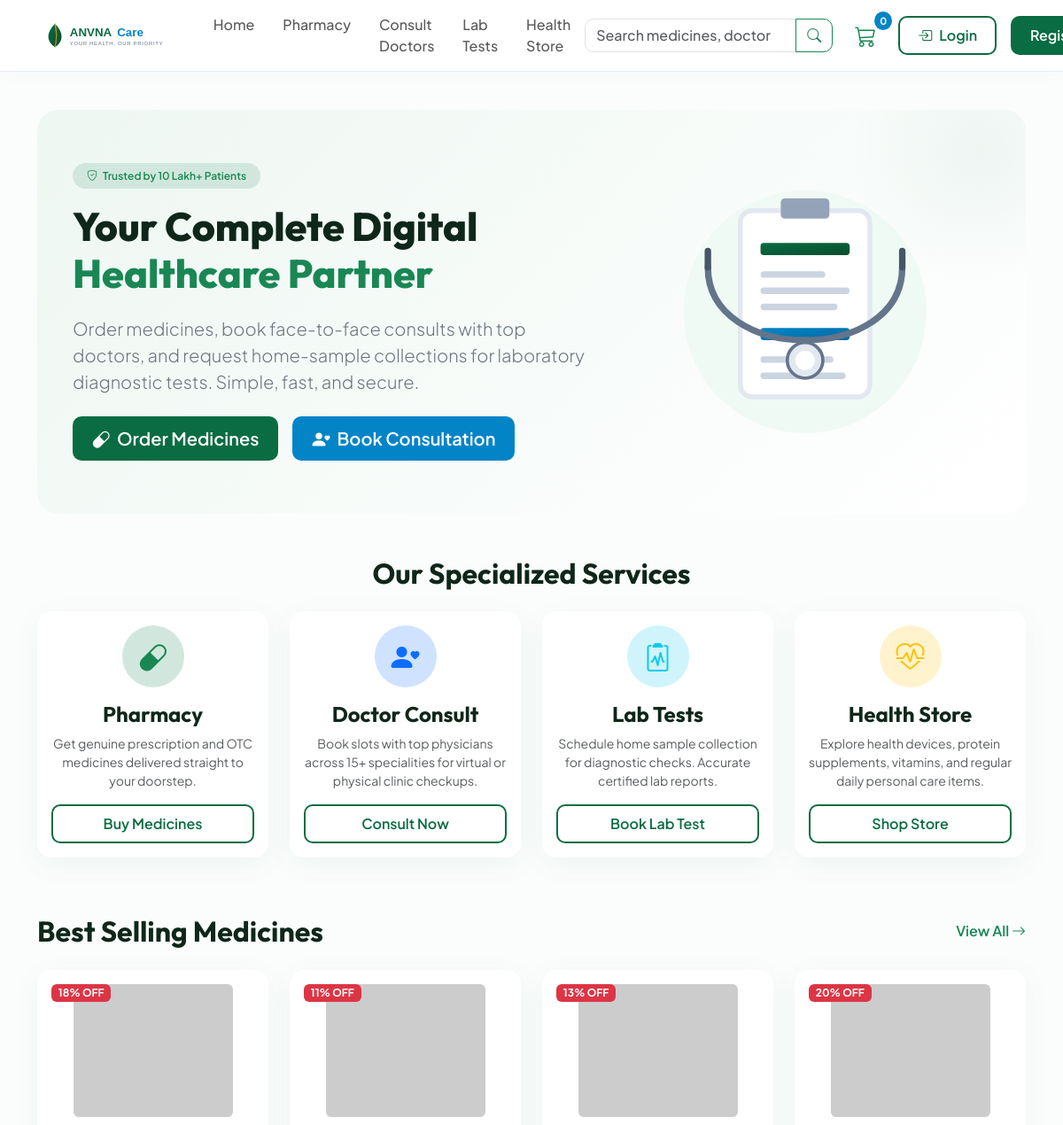
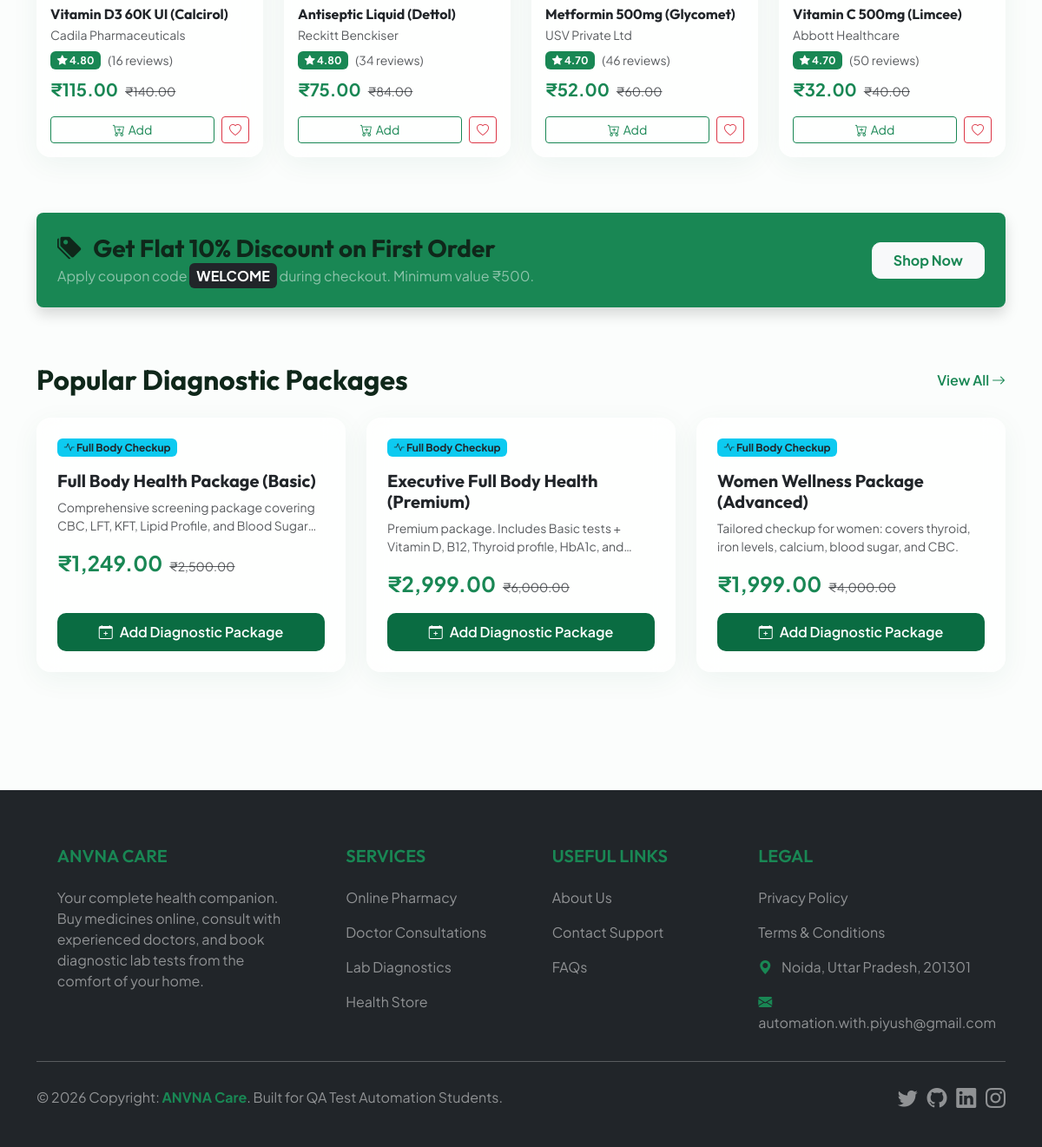
The page / on the database its author committed (2 pictures, top to bottom).
### tables this page shows
CREATE TABLE medicines (
    id INT AUTO_INCREMENT PRIMARY KEY,
    name VARCHAR(150) NOT NULL,
    manufacturer VARCHAR(100) NOT NULL,
    mrp DECIMAL(10,2) NOT NULL,
    discount_price DECIMAL(10,2) NOT NULL,
    rating DECIMAL(3,2) DEFAULT 4.00,
    stock INT DEFAULT 0,
    image VARCHAR(255) DEFAULT NULL,
    category VARCHAR(50) DEFAULT 'OTC',
    description TEXT,
    created_at TIMESTAMP DEFAULT CURRENT_TIMESTAMP
);

CREATE TABLE tests (
    id INT AUTO_INCREMENT PRIMARY KEY,
    name VARCHAR(150) NOT NULL,
    mrp DECIMAL(10,2) NOT NULL,
    discount_price DECIMAL(10,2) NOT NULL,
    rating DECIMAL(3,2) DEFAULT 4.00,
    category VARCHAR(100) DEFAULT 'General',
    description TEXT,
    created_at TIMESTAMP DEFAULT CURRENT_TIMESTAMP
);

### index.php (the view, shortened to what this page needs)
<?php
require_once 'includes/header.php';
?>
<div class="container mt-4">
    <div class="hero-section" id="heroBanner" data-testid="hero-banner">
        <div class="row align-items-center">
            <div class="col-lg-7">
                <span class="badge bg-success-subtle text-success px-3 py-2 rounded-pill mb-3 fw-semibold">
                    <i class="bi bi-shield-check me-1"></i> Trusted by 10 Lakh+ Patients
                </span>
                <h1 class="hero-title" id="heroTitle" data-testid="hero-title">
                    Your Complete Digital <br>
                    <span class="text-success">Healthcare Partner</span>
                </h1>
                <p class="lead text-secondary mb-4">
                    Order medicines, book face-to-face consults with top doctors, and request home-sample collections for laboratory diagnostic tests. Simple, fast, and secure.
                </p>
                <div class="d-flex flex-wrap gap-3">
                    <a href="medicines.php" class="btn btn-primary-custom btn-lg d-flex align-items-center gap-2" id="heroOrderBtn" data-testid="hero-order-btn">
                        <i class="bi bi-capsule"></i> Order Medicines
                    </a>
                    <a href="doctors.php" class="btn btn-secondary-custom btn-lg d-flex align-items-center gap-2" id="heroConsultBtn" data-testid="hero-consult-btn">
                        <i class="bi bi-person-heart"></i> Book Consultation
                    </a>
                </div>
            </div>
            <div class="col-lg-5 d-none d-lg-block text-center">
            </div>
        </div>
    </div>
</div>
<div class="container my-5">
    <h2 class="text-center mb-4 fw-bold" id="modulesHeader" data-testid="modules-header">Our Specialized Services</h2>
    <div class="row g-4 justify-content-center">
        <div class="col-md-6 col-lg-3">
            <div class="card glass-card h-100 p-3 text-center border-0" id="modulePharmacyCard" data-testid="module-pharmacy-card">
                <div class="rounded-circle bg-success-subtle text-success mx-auto d-flex align-items-center justify-content-center mb-3" style="width: 70px; height: 70px;">
                    <i class="bi bi-capsule fs-2"></i>
                </div>
                <h4 class="fw-bold mb-2">Pharmacy</h4>
                <p class="text-muted small mb-3">Get genuine prescription and OTC medicines delivered straight to your doorstep.</p>
                <a href="medicines.php" class="btn btn-outline-primary-custom w-100 mt-auto" id="btnGoPharmacy" data-testid="btn-go-pharmacy">Buy Medicines</a>
            </div>
        </div>
        <div class="col-md-6 col-lg-3">
            <div class="card glass-card h-100 p-3 text-center border-0" id="moduleDoctorsCard" data-testid="module-doctors-card">
                <div class="rounded-circle bg-primary-subtle text-primary mx-auto d-flex align-items-center justify-content-center mb-3" style="width: 70px; height: 70px;">
                    <i class="bi bi-person-heart fs-2"></i>
                </div>
                <h4 class="fw-bold mb-2">Doctor Consult</h4>
                <p class="text-muted small mb-3">Book slots with top physicians across 15+ specialities for virtual or physical clinic checkups.</p>
                <a href="doctors.php" class="btn btn-outline-primary-custom w-100 mt-auto" id="btnGoDoctors" data-testid="btn-go-doctors">Consult Now</a>
            </div>
        </div>
        <div class="col-md-6 col-lg-3">
            <div class="card glass-card h-100 p-3 text-center border-0" id="moduleLabCard" data-testid="module-lab-card">
                <div class="rounded-circle bg-info-subtle text-info mx-auto d-flex align-items-center justify-content-center mb-3" style="width: 70px; height: 70px;">
                    <i class="bi bi-clipboard2-pulse fs-2"></i>
                </div>
                <h4 class="fw-bold mb-2">Lab Tests</h4>
                <p class="text-muted small mb-3">Schedule home sample collection for diagnostic checks. Accurate certified lab reports.</p>
                <a href="lab-tests.php" class="btn btn-outline-primary-custom w-100 mt-auto" id="btnGoLabs" data-testid="btn-go-labs">Book Lab Test</a>
            </div>
        </div>
        <div class="col-md-6 col-lg-3">
            <div class="card glass-card h-100 p-3 text-center border-0" id="moduleStoreCard" data-testid="module-store-card">
                <div class="rounded-circle bg-warning-subtle text-warning mx-auto d-flex align-items-center justify-content-center mb-3" style="width: 70px; height: 70px;">
                    <i class="bi bi-heart-pulse fs-2"></i>
                </div>
                <h4 class="fw-bold mb-2">Health Store</h4>
                <p class="text-muted small mb-3">Explore health devices, protein supplements, vitamins, and regular daily personal care items.</p>
                <a href="health-store.php" class="btn btn-outline-primary-custom w-100 mt-auto" id="btnGoStore" data-testid="btn-go-store">Shop Store</a>
            </div>
        </div>
    </div>
</div>
<div class="container my-5 py-3">
    <div class="d-flex justify-content-between align-items-center mb-4">
        <h2 class="fw-bold mb-0" id="featuredMedHeader" data-testid="featured-med-header">Best Selling Medicines</h2>
        <a href="medicines.php" class="text-success fw-semibold text-decoration-none" id="viewAllMedsLink" data-testid="view-all-meds-link">View All <i class="bi bi-arrow-right"></i></a>
    </div>
    <div class="row g-4">
        <?php
        try {
            $stmt = $pdo->query("SELECT * FROM medicines ORDER BY rating DESC LIMIT 4");
            while ($med = $stmt->fetch()) {
                $discountPercentage = round((($med['mrp'] - $med['discount_price']) / $med['mrp']) * 100);
                echo '
                <div class="col-sm-6 col-md-4 col-lg-3">
                    <div class="card glass-card h-100 p-3 border-0" data-testid="medicine-card" id="med-card-' . $med['id'] . '">
                        <div class="position-relative text-center mb-3">
                            <span class="position-absolute top-0 start-0 badge bg-danger" data-testid="med-discount-badge-' . $med['id'] . '">' . $discountPercentage . '% OFF</span>
                            <img src="https://placehold.co/180x150/eef7f2/0a6c42?text=' . urlencode($med['name']) . '" class="img-fluid rounded" alt="' . htmlspecialchars($med['name']) . '" style="height: 150px; object-fit: contain;">
                        </div>
                        <h6 class="fw-bold text-dark text-truncate mb-1" id="med-name-' . $med['id'] . '" data-testid="med-name">' . htmlspecialchars($med['name']) . '</h6>
                        <p class="text-muted small mb-2">' . htmlspecialchars($med['manufacturer']) . '</p>
                        <div class="d-flex align-items-center mb-2">
                            <span class="badge bg-success me-2" id="med-rating-' . $med['id'] . '" data-testid="med-rating"><i class="bi bi-star-fill"></i> ' . $med['rating'] . '</span>
                            <span class="text-muted small">(' . rand(10, 80) . ' reviews)</span>
                        </div>
                        <div class="d-flex align-items-baseline gap-2 mb-3">
                            <span class="fs-5 fw-bold text-success" id="med-price-' . $med['id'] . '" data-testid="med-price">₹' . number_format($med['discount_price'], 2) . '</span>
                            <span class="text-decoration-line-through text-muted small">₹' . number_format($med['mrp'], 2) . '</span>
                        </div>
                        <div class="mt-auto d-flex gap-2">
                            <button class="btn btn-outline-success btn-sm w-100 d-flex align-items-center justify-content-center gap-1" onclick="addToCart(' . $med['id'] . ', \'medicine\')" id="addCartBtn-' . $med['id'] . '" data-testid="add-cart-btn">
                                <i class="bi bi-cart-plus"></i> Add
                            </button>
                            <button class="btn btn-outline-danger btn-sm" onclick="addToWishlist(' . $med['id'] . ', \'medicine\')" id="wishBtn-' . $med['id'] . '" data-testid="wish-btn" aria-label="Add to Wishlist">
                                <i class="bi bi-heart"></i>
                            </button>
                        </div>
                    </div>
                </div>';
            }
        } catch (PDOException $e) {
            echo '<div class="alert alert-warning">Failed to load medicines.</div>';
        }
        ?>
    </div>
</div>
<div class="container my-5">
    <div class="bg-success text-white p-4 rounded-3 shadow d-flex flex-wrap align-items-center justify-content-between" id="promoCouponBanner" data-testid="promo-coupon-banner">
        <div class="mb-3 mb-md-0">
            <h3 class="fw-bold mb-1"><i class="bi bi-tags-fill me-2"></i> Get Flat 10% Discount on First Order</h3>
            <p class="mb-0 text-white-50">Apply coupon code <strong class="text-white bg-dark px-2 py-1 rounded" id="couponCodeWelcome" data-testid="coupon-code-welcome">WELCOME</strong> during checkout. Minimum value ₹500.</p>
        </div>
        <a href="medicines.php" class="btn btn-light text-success fw-bold px-4 py-2" id="couponShopBtn" data-testid="coupon-shop-btn" style="border-radius: var(--border-radius-sm)">Shop Now</a>
    </div>
</div>
<div class="container my-5 py-3">
    <div class="d-flex justify-content-between align-items-center mb-4">
        <h2 class="fw-bold mb-0" id="featuredTestHeader" data-testid="featured-test-header">Popular Diagnostic Packages</h2>
        <a href="lab-tests.php" class="text-success fw-semibold text-decoration-none" id="viewAllTestsLink" data-testid="view-all-tests-link">View All <i class="bi bi-arrow-right"></i></a>
    </div>
    <div class="row g-4">
        <?php
        try {
            $stmt = $pdo->query("SELECT * FROM tests WHERE category = 'Packages' LIMIT 3");
            while ($test = $stmt->fetch()) {
                echo '
                <div class="col-md-4">
                    <div class="card glass-card h-100 p-4 border-0" data-testid="test-package-card" id="test-card-' . $test['id'] . '">
                        <span class="badge bg-info text-dark align-self-start mb-3" data-testid="test-badge-' . $test['id'] . '"><i class="bi bi-activity"></i> Full Body Checkup</span>
                        <h5 class="fw-bold text-dark mb-2" id="test-name-' . $test['id'] . '" data-testid="test-name">' . htmlspecialchars($test['name']) . '</h5>
                        <p class="text-muted small mb-3 text-truncate-2" style="height: 40px; overflow: hidden; display: -webkit-box; -webkit-line-clamp: 2; -webkit-box-orient: vertical;">' . htmlspecialchars($test['description']) . '</p>
                        <div class="d-flex align-items-baseline gap-2 mb-3">
                            <span class="fs-4 fw-bold text-success" id="test-price-' . $test['id'] . '" data-testid="test-price">₹' . number_format($test['discount_price'], 2) . '</span>
                            <span class="text-decoration-line-through text-muted small">₹' . number_format($test['mrp'], 2) . '</span>
                        </div>
                        <div class="mt-auto">
                            <button class="btn btn-primary-custom w-100 d-flex align-items-center justify-content-center gap-2" onclick="addToCart(' . $test['id'] . ', \'test\')" id="bookTestBtn-' . $test['id'] . '" data-testid="book-test-btn">
                                <i class="bi bi-calendar-plus"></i> Add Diagnostic Package
                            </button>
                        </div>
                    </div>
                </div>';
            }
        } catch (PDOException $e) {
            echo '<div class="alert alert-warning">Failed to load diagnostic tests.</div>';
        }
        ?>
    </div>
</div>
<?php
require_once 'includes/footer.php';
?>

### rows shown on the page
medicines: discountPercentage "18", name "Vitamin D3 60K UI (Calcirol)", manufacturer "Cadila Pharmaceuticals", rating "4.80", discount_price "115.00", mrp "140.00"
medicines: discountPercentage "11", name "Antiseptic Liquid (Dettol)", manufacturer "Reckitt Benckiser", rating "4.80", discount_price "75.00", mrp "84.00"
medicines: discountPercentage "13", name "Metformin 500mg (Glycomet)", manufacturer "USV Private Ltd", rating "4.70", discount_price "52.00", mrp "60.00"
medicines: discountPercentage "20", name "Vitamin C 500mg (Limcee)", manufacturer "Abbott Healthcare", rating "4.70", discount_price "32.00", mrp "40.00"
tests: name "Full Body Health Package (Basic)", description "Comprehensive screening package covering CBC, LFT, KFT, Lipid Profile, and Blood…", discount_price "1,249.00", mrp "2,500.00"
tests: name "Executive Full Body Health (Premium)", description "Premium package. Includes Basic tests + Vitamin D, B12, Thyroid profile, HbA1c,…", discount_price "2,999.00", mrp "6,000.00"
tests: name "Women Wellness Package (Advanced)", description "Tailored checkup for women: covers thyroid, iron levels, calcium, blood sugar, and CBC.", discount_price "1,999.00", mrp "4,000.00"

### other values the page prints
$cartCount "0"
